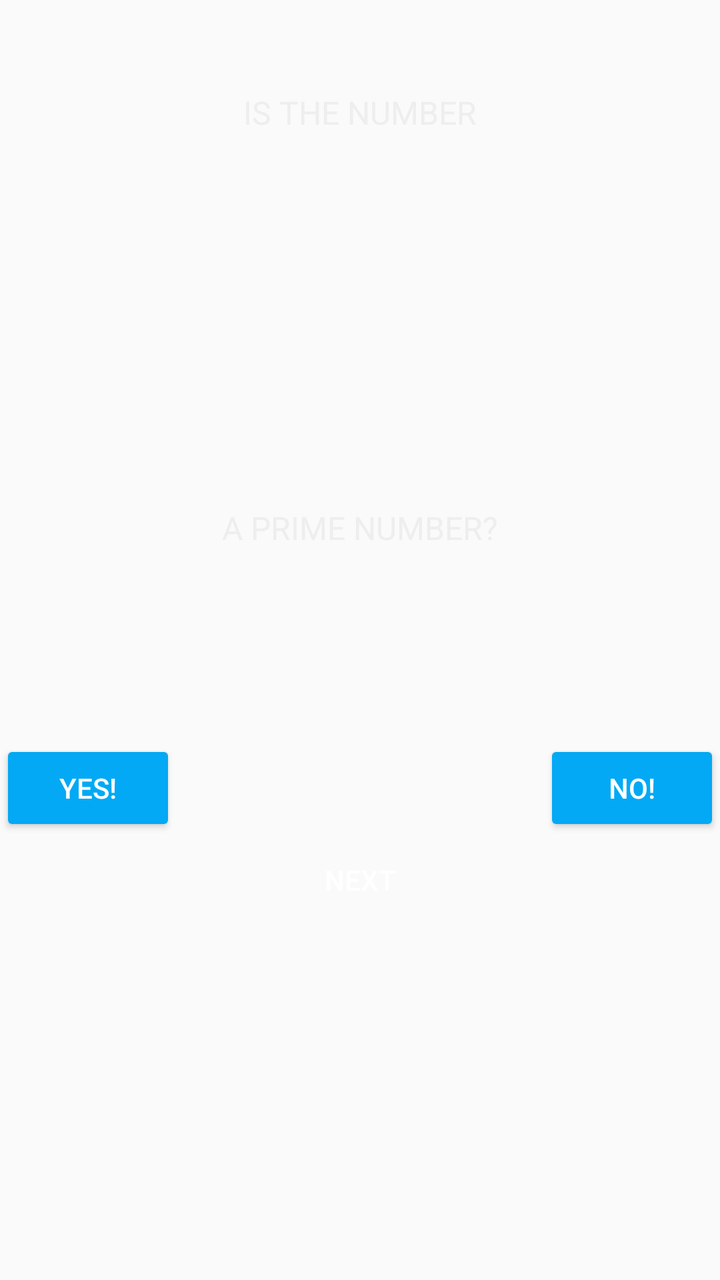
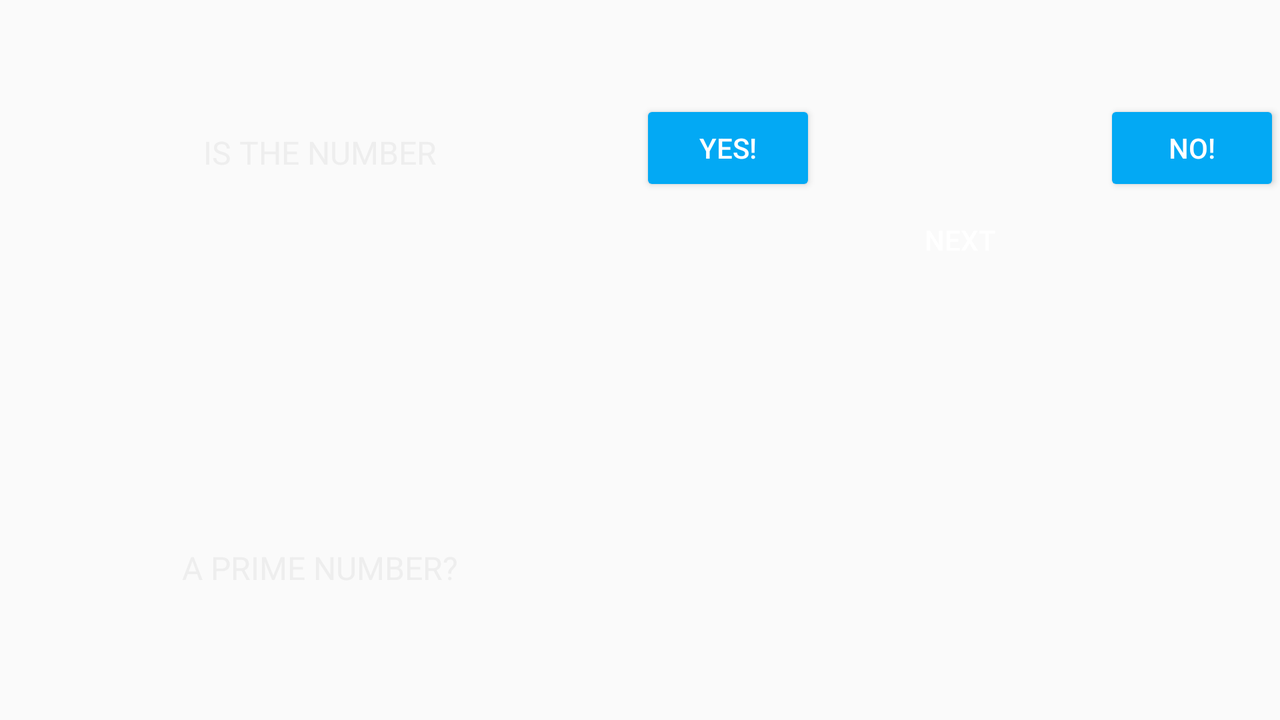

One screen, two layout resources from the same app: the default and the author's alternative for another configuration. Each is rendered where Android would select it; the XML of both is given below.
<!-- AndroidManifest.xml: application theme AppTheme -->
<!-- res/layout/content_main.xml -->
<?xml version="1.0" encoding="utf-8"?>
<LinearLayout xmlns:android="http://schemas.android.com/apk/res/android"
    android:orientation="vertical" android:layout_width="match_parent"
    android:layout_height="match_parent"
    android:layout_marginBottom="@dimen/activity_vertical_margin"
    android:layout_marginTop="@dimen/activity_vertical_margin"
    android:layout_marginLeft="@dimen/activity_horizontal_margin"
    android:layout_marginRight="@dimen/activity_horizontal_margin">
    <LinearLayout
        android:layout_width="match_parent"
        android:layout_height="match_parent"
        android:layout_weight="1"
        android:orientation="vertical"
        android:id="@+id/wrapper_numberDisplay">
        <include
            android:id="@+id/numberDisplay"
            layout="@layout/content_number_display" />
    </LinearLayout>
    <LinearLayout
        android:layout_width="match_parent"
        android:layout_height="match_parent"
        android:layout_weight="1"
        android:orientation="vertical"
        android:layout_marginTop="50dp"
        android:id="@+id/wrapper_actionItems">
        <include
            android:id="@+id/action_items"
            layout="@layout/content_action_items"/>
    </LinearLayout>
</LinearLayout>
<!-- res/layout/content_number_display.xml (included above) -->
<?xml version="1.0" encoding="utf-8"?>
<RelativeLayout xmlns:android="http://schemas.android.com/apk/res/android"
    android:orientation="vertical" android:layout_width="match_parent"
    android:layout_height="match_parent">
    <LinearLayout
        android:layout_width="wrap_content"
        android:layout_height="wrap_content"
        android:orientation="vertical"
        android:layout_centerInParent="true">
        <TextView
            android:layout_width="wrap_content"
            android:layout_height="wrap_content"
            android:text="@string/isTheNumString"
            android:layout_gravity="center_horizontal"
            android:textColor="@color/colorSecondaryText"
            android:textSize="16sp"
            android:textAllCaps="true" />
        <TextView
            android:layout_width="wrap_content"
            android:layout_height="wrap_content"
            android:id="@+id/numberDisplayed"
            android:layout_gravity="center_horizontal"
            android:textColor="@color/colorPrimaryText"
            android:textSize="140sp"
            android:textAllCaps="true" />
        <TextView
            android:layout_width="wrap_content"
            android:layout_height="wrap_content"
            android:text="@string/aPrimeString"
            android:layout_gravity="center_horizontal"
            android:textColor="@color/colorSecondaryText"
            android:textSize="16sp"
            android:textAllCaps="true" />
    </LinearLayout>
</RelativeLayout>
<!-- res/layout/content_action_items.xml (included above) -->
<?xml version="1.0" encoding="utf-8"?>
<RelativeLayout xmlns:android="http://schemas.android.com/apk/res/android"
    android:layout_width="match_parent" android:layout_height="match_parent"
    android:layout_marginLeft="@dimen/activity_horizontal_margin"
    android:layout_marginRight="@dimen/activity_horizontal_margin"
    android:layout_marginTop="@dimen/activity_vertical_margin">
        <Button
            android:layout_width="wrap_content"
            android:layout_height="wrap_content"
            android:text="@string/buttonYes"
            android:id="@+id/button_yes"
            android:layout_alignParentLeft="true"
            android:textColor="@color/colorPrimaryText"
            android:theme="@style/YesButton"/>
        <Button
            android:layout_width="wrap_content"
            android:layout_height="wrap_content"
            android:text="@string/buttonNo"
            android:id="@+id/button_no"
            android:layout_alignParentRight="true"
            android:textColor="@color/colorPrimaryText"
            android:theme="@style/NoButton"/>

        <Button
            android:layout_width="wrap_content"
            android:layout_height="wrap_content"
            android:text="@string/buttonSkip"
            style="@style/Widget.AppCompat.Button.Borderless"
            android:id="@+id/button_skip"
            android:layout_marginTop="46dp"
            android:layout_centerHorizontal="true"
            android:textColor="@color/colorPrimaryText"
            android:theme="@style/SkipButton"/>
</RelativeLayout>
<!-- resources referenced by this layout -->
<resources>
  <color name="colorPrimaryText">#FFFFFF</color>
  <color name="colorSecondaryText">#EEEEEE</color>
  <string name="aPrimeString">a prime number?</string>
  <string name="buttonNo">No!</string>
  <string name="buttonSkip">Next</string>
  <string name="buttonYes">Yes!</string>
  <string name="isTheNumString">Is the number</string>
  <style name="NoButton" parents="Theme.AppCompat.Light">
          <item name="colorControlHighlight">@color/colorPrimaryLight</item>
          <item name="colorButtonNormal">@color/colorPrimary</item>
      </style>
  <style name="SkipButton" parents="Theme.AppCompat.Light">
          <item name="colorControlHighlight">@color/colorPrimaryLight</item>
      </style>
  <style name="YesButton" parents="Theme.AppCompat.Light">
          <item name="colorControlHighlight">@color/colorPrimaryLight</item>
          <item name="colorButtonNormal">@color/colorPrimary</item>
      </style>
  <!-- from res/values-v21/ -->
  <style name="AppTheme" parent="MaterialBase">
          <item name="android:windowContentTransitions">true</item>
          <item name="android:windowAllowEnterTransitionOverlap">true</item>
          <item name="android:windowAllowReturnTransitionOverlap">true</item>
          <item name="android:windowSharedElementEnterTransition">@android:transition/move</item>
          <item name="android:windowSharedElementExitTransition">@android:transition/move</item>
      </style>
  <color name="colorPrimaryLight">#B3E5FC</color>
  <color name="colorPrimary">#03A9F4</color>
  <style name="MaterialBase" parent="Theme.AppCompat.Light.DarkActionBar">
          <item name="windowNoTitle">true</item>
          <item name="windowActionBar">false</item>
          <item name="colorPrimary">@color/colorPrimary</item>
          <item name="colorPrimaryDark">@color/colorPrimaryDark</item>
          <item name="colorAccent">@color/colorAccent</item>
      </style>
  <color name="colorPrimaryDark">#0288D1</color>
  <color name="colorAccent">#FF4081</color>
</resources>
<!-- res/layout-land/content_main.xml (the author's variant of the layout above) -->
<!-- drawn on the phone turned sideways -->
<?xml version="1.0" encoding="utf-8"?>
<LinearLayout xmlns:android="http://schemas.android.com/apk/res/android"
    android:orientation="horizontal" android:layout_width="match_parent"
    android:layout_height="match_parent"
    android:layout_marginBottom="@dimen/activity_vertical_margin"
    android:layout_marginTop="@dimen/activity_vertical_margin"
    android:layout_marginLeft="@dimen/activity_horizontal_margin"
    android:layout_marginRight="@dimen/activity_horizontal_margin">
    <LinearLayout
        android:layout_width="match_parent"
        android:layout_height="match_parent"
        android:layout_weight="1"
        android:orientation="vertical"
        android:id="@+id/wrapper_numberDisplay">
        <include
            android:id="@+id/numberDisplay"
            layout="@layout/content_number_display" />
    </LinearLayout>
    <LinearLayout
        android:layout_width="match_parent"
        android:layout_height="match_parent"
        android:layout_weight="1"
        android:orientation="vertical"
        android:layout_marginTop="50dp"
        android:id="@+id/wrapper_actionItems">
        <include
            android:id="@+id/action_items"
            layout="@layout/content_action_items"/>
    </LinearLayout>
</LinearLayout>
